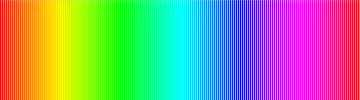
Frame 1 (no input)
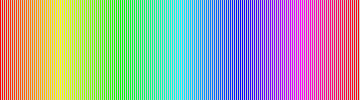
Frame 2 (the mouse pressed at the canvas centre, redrawn once)

The Processing sketch that drew these frames (run headless with seeded random() and noise(); the mouse was pressed at the canvas centre and the sketch redrawn once):

// Processing sketch: hsb
// ── hsb.pde
// Spencer Mathews, April 2016
// How to use HSB colorMode


void setup() {
  size(360, 100);
  colorMode(HSB, 360, 100, 100, 100);
  noLoop();
}


void draw() {
  for (int i=0; i<360; i+=2) {
    //fill(i, 100, 100);
    stroke(i, 100, 100);
    line(i, 0, i, 360);
    println(g.strokeWeight);
 }
}
